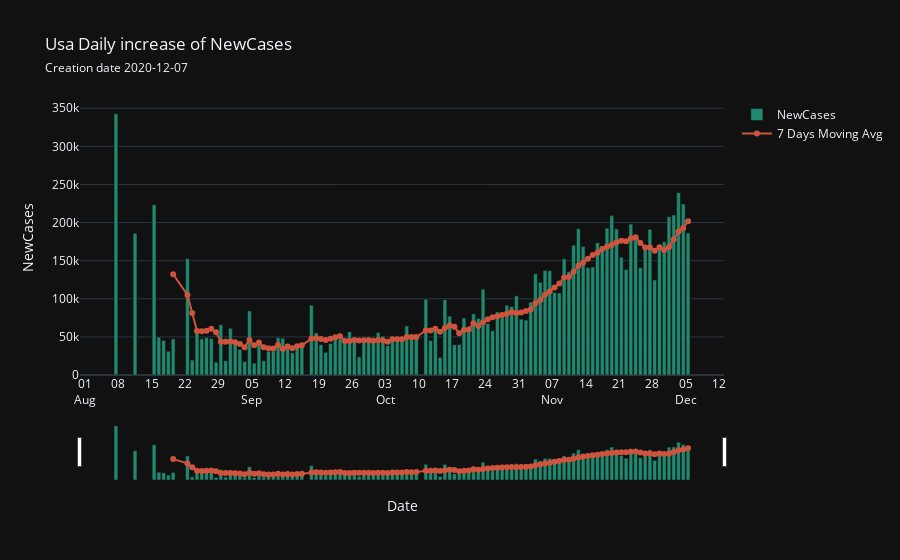

This figure's notebook cell:
### Code cell
newcase_rate = df['NewCases'].pct_change()
print('Answer:')
pd.DataFrame(newcase_rate.tail(5))
country.daily_increase2('NewCases', save = True)
